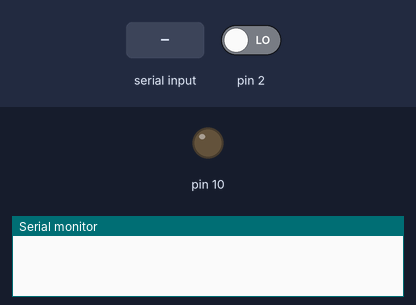
A program run on a simulated Arduino Uno, built with avr-gcc and run on an emulated ATmega328P. Parts: output pins drawn as LEDs (lit = HIGH), the last lines printed to the serial monitor. Inputs (shaded band) come from the test bench; at power-on: pin 2 LOW.

Above: at 1.2 s.
1.3 s: "ping" received over Serial
3.8 s: "capture" received over Serial
At 4.85 s:
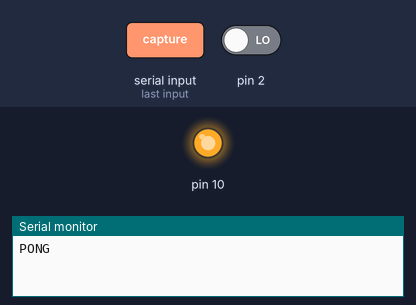
Timing chart, 0 to 6.8 s (numbered marks = the images above; inputs shaded):
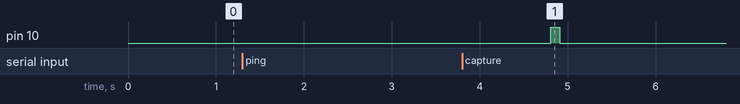

Measured:
- after the input at 3.8 s, pin 10: LOW → HIGH after 1.0 s, → LOW 0.10 s later

The program:

main.cpp
```cpp
#include <Arduino.h>

#define ISR_PIN                                                                \
  0 // TODO: change this to the correct pin (this pin should be the pin that
    // interrupt 2 is attached to on the arduino uno)
char buffer[128];
bool connected = false;

/**
 * @brief This function will clear the buffer
 * @param buffer The buffer to clear
 * @param size The size of the buffer
 */
void clearBuffer(char *buffer, int size) {
  for (int i = 0; i < size; i++) {
    buffer[i] = 0;
  }
}

/**
 * @brief This function will check to see if the client has requested a capture
 * via serial If the client has requested a capture, it will send a signal to
 * the camera to take a picture The signal will consist of a single pin being
 * set to high for a short period of time
 */
void tryCapture() {
  // clear the buffer
  clearBuffer(buffer, 128);
  // read the serial buffer until we get a null terminator or we have read 128 bytes
  int bytesRead = Serial.readBytesUntil('\0', buffer, 128);
  // if we have read more than 0 bytes and the buffer contains the word "capture"
  if (bytesRead > 0 && strcmp(buffer, "capture") == 0) {
    // send a signal to the camera to take a picture
    digitalWrite(10, HIGH);
    delay(100);
    digitalWrite(10, LOW);
  }
}

/**
 * @brief This function is attached to an external interrupt that is triggered
 * when the camera has finished capturing an image This function will send a
 * signal to the client that the image has been captured and downloaded. The
 * client will then be able to move to the next image. The expected signal is the
 * the word "next" sent over serial. This function is executed in an interrupt
 * context so you won't find any references to it in the main loop.
 */
void captureCompleteISR() {
  // TODO: implement this function
}

void setup() {
  // put your setup code here, to run once:
  pinMode(10, OUTPUT);
  Serial.begin(9600);
  attachInterrupt(digitalPinToInterrupt(2), captureCompleteISR, RISING);
}

void loop() {
  // check for ping. This will let the client know that they are connected to
  // the correct device. We read until we get a null terminator ('\0') because
  // the client will send a string which is automatically null terminated.)
  if (!connected && Serial.readBytesUntil('\0', buffer, 128) > 0 &&
      strcmp(buffer, "ping") == 0) {
    Serial.println("PONG"); // send pong
    // don't check for a connection again once we are connected
    // If we disconnect, we will have to reset the arduino
    connected = true;
  } else if (!connected) {
    // if we aren't connected, don't waste time trying to capture
    return;
  }

  // check for a capture request
  tryCapture();
}
```
